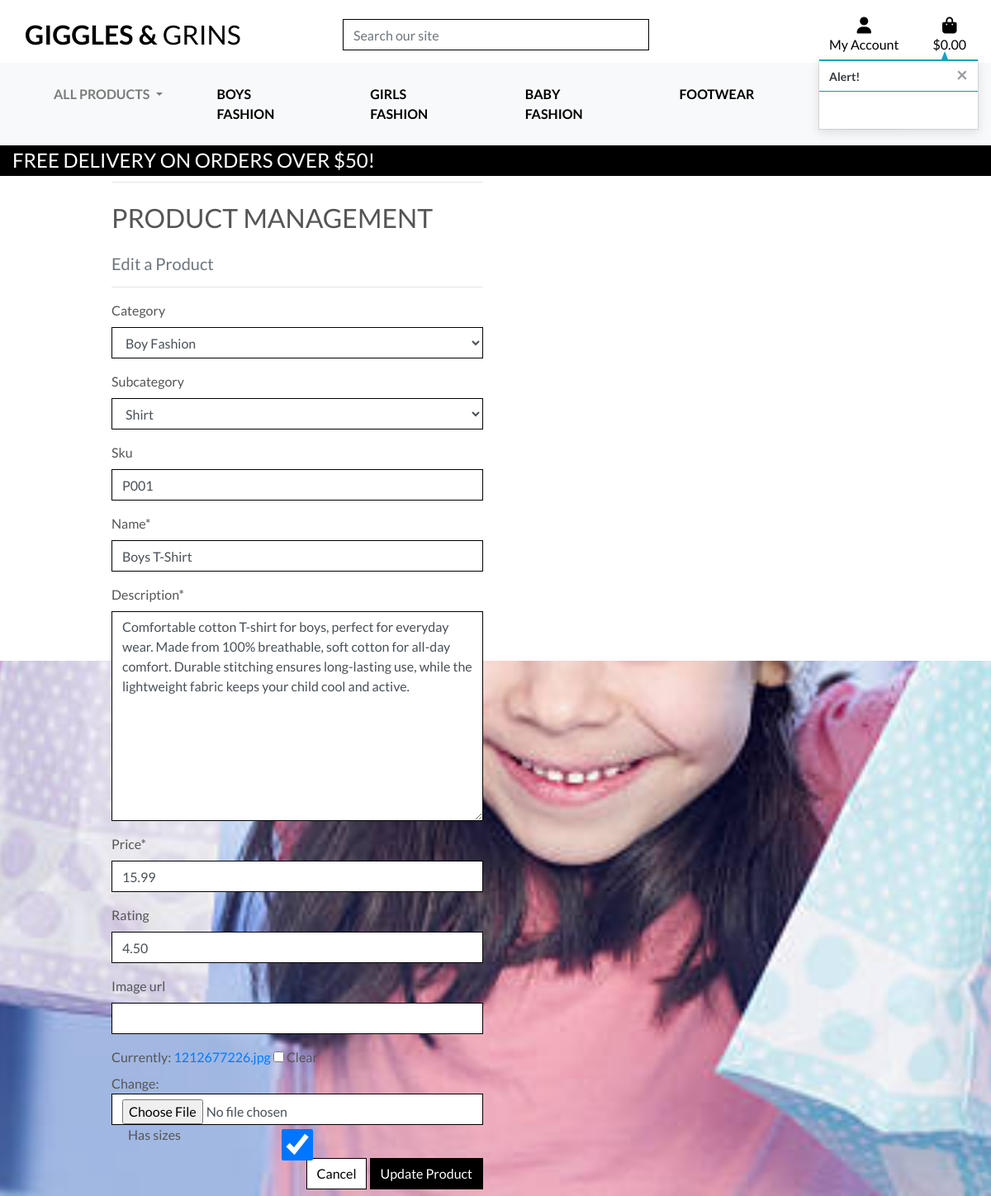
/products/edit/1/ (signed in), run on an earlier commit of the app's database.
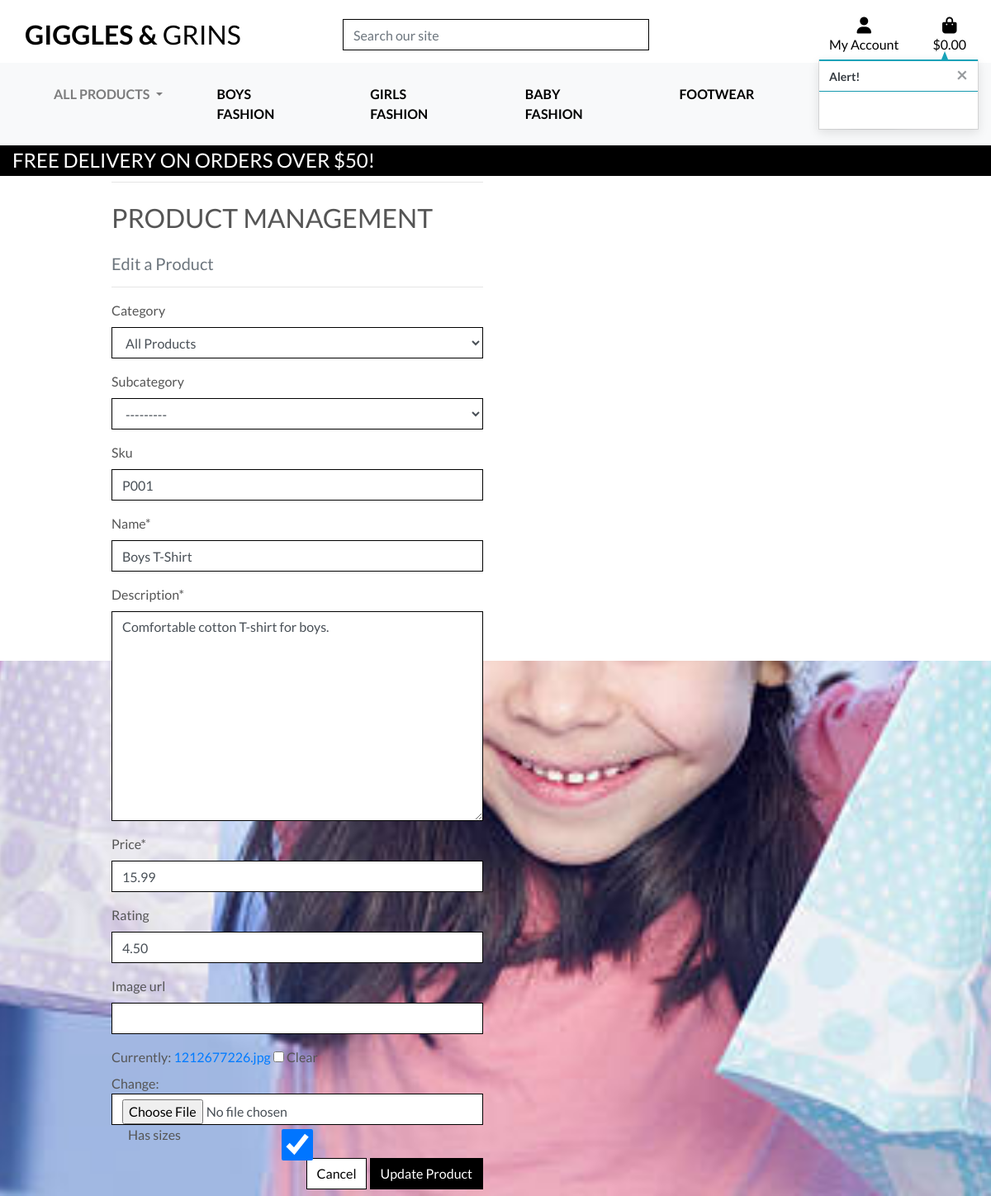
And on a later commit of the database.
### products/models.py (models this page shows, shortened)
class Product(models.Model):
    category = models.ForeignKey('Category', null=True, blank=True, on_delete=models.SET_NULL)
    subcategory = models.ForeignKey('Subcategory', null=True, blank=True, on_delete=models.SET_NULL, related_name="products")
    sku = models.CharField(max_length=254, null=True, blank=True)
    name = models.CharField(max_length=254)
    description = models.TextField()
    has_sizes = models.BooleanField(default=False, null=True, blank=True)
    price = models.DecimalField(max_digits=6, decimal_places=2)
    rating = models.DecimalField(max_digits=6, decimal_places=2, null=True, blank=True)
    image_url = models.URLField(max_length=1024, null=True, blank=True)
    image = models.ImageField(upload_to='product_images/', blank=True, null=True)
    has_sizes = models.BooleanField(default=True)

### products/views.py (the view)
# urls.py: path('edit/<int:product_id>/', views.edit_product, name='edit_product'),
@login_required
def edit_product(request, product_id):
    if not request.user.is_superuser:
        messages.error(request, 'Sorry, only store owners can do that.')
        return redirect(reverse('home'))
    product = get_object_or_404(Product, pk=product_id)
    if request.method == 'POST':
        form = ProductForm(request.POST, request.FILES, instance=product)
        if form.is_valid():
            form.save()
            messages.success(request, 'Successfully updated product!')
            return redirect(reverse('product_detail', args=[product.id]))
        else:
            messages.error(request, 'Failed to update product. Please ensure the form is valid.')
    else:
        form = ProductForm(instance=product)
        messages.info(request, f'You are editing {product.name}')
    template = 'products/edit_product.html'
    context = {
        'form': form,
        'product': product,
    }
    return render(request, template, context)

### products/forms.py
class ProductForm(forms.ModelForm):
    class Meta:
        model = Product
        fields = '__all__'
    def __init__(self, *args, **kwargs):
        super().__init__(*args, **kwargs)
        for field_name, field in self.fields.items():
            field.widget.attrs['class'] = 'form-control border-black rounded-0'
        self.fields['category'].queryset = Category.objects.all()
        self.fields['category'].empty_label = None
        self.fields['subcategory'].queryset = Subcategory.objects.all()
        self.fields['category'].widget.attrs['placeholder'] = 'Select a category'
        self.fields['subcategory'].widget.attrs['placeholder'] = 'Select a subcategory'

### products/context_processors.py (called while the page is built)
def categories_with_subcategories(request):
    categories = Category.objects.prefetch_related("subcategories").all()
    return {"categories_with_subcategories": categories}

### products/models.py (called while the page is built)
    def __str__(self):
        return self.name

    def __str__(self):
        return self.name

### products/templates/products/edit_product.html (shortened to what this page needs)
{% extends "base.html" %}
{% load static %}
{% block page_header %}
    <div class="container header-container">
    </div>
{% endblock %}
{% block content %}
    <div class="overlay"></div>
    <div class="container">
        <div class="row">
            <div class="col-12 col-md-6">
                <hr>
                <h2 class="logo-font mb-4">Product Management</h2>
                <h5 class="text-muted">Edit a Product</h5>
                <hr>
            </div>
        </div>
        <div class="row">
            <div class="col-12 col-md-6">
                <form method="POST" action="{% url 'edit_product' product.id %}" class="form mb-2" enctype="multipart/form-data">
                    {% for field in form %}
                        {% if field.name != 'image' %}
                            {{ field | as_crispy_field }}
                        {% else %}
                            {{ field }}
                        {% endif %}
                    {% endfor %}
                    <div class="text-right">
                        <a class="btn btn-outline-black rounded-0" href="{% url 'products' %}">Cancel</a>
                        <button class="btn btn-black rounded-0" type="submit">Update Product</button>
                    </div>
                </form>
            </div>
        </div>
    </div>
{% endblock %}

What changed in the data, as far as the page shows it:
changed Product "Boys T-Shirt": category "Boy Fashion" → "All Products"; subcategory "Shirt" → "---------"; description "Comfortable cotton T-shirt for boys, perfect for everyday wear. Made from 100% breathable, soft cotton for all-day comfort. Durable stitching ensures long-lasting use, while the lightweight fabric keeps your child cool and active." → "Comfortable cotton T-shirt for boys."
